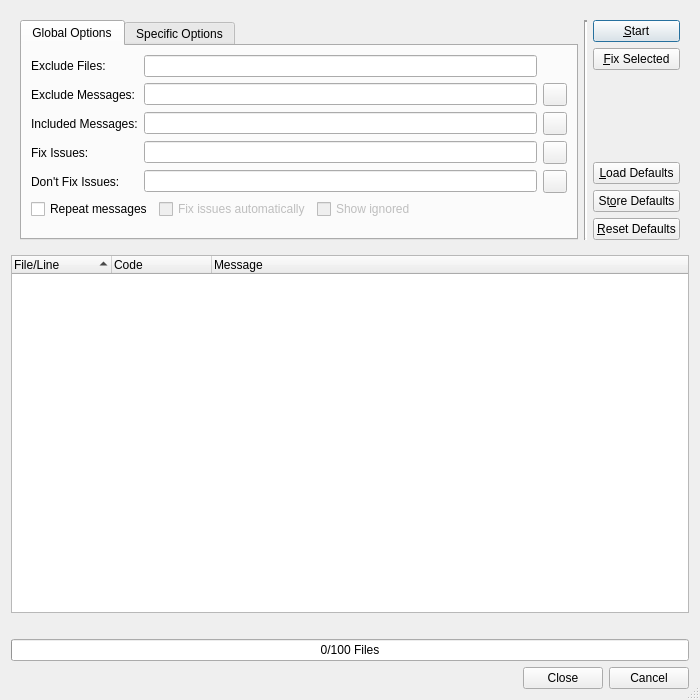
<?xml version="1.0" encoding="UTF-8"?>
<ui version="4.0">
 <class>CodeStyleCheckerDialog</class>
 <widget class="QDialog" name="CodeStyleCheckerDialog">
  <property name="geometry">
   <rect>
    <x>0</x>
    <y>0</y>
    <width>700</width>
    <height>700</height>
   </rect>
  </property>
  <property name="windowTitle">
   <string>Code Style Check Result</string>
  </property>
  <property name="whatsThis">
   <string>&lt;b&gt;Code Style Check Results&lt;/b&gt;
&lt;p&gt;This dialog shows the results of the code style check. Double clicking an
entry will open an editor window and position the cursor at the respective line and position.&lt;/p&gt;</string>
  </property>
  <property name="sizeGripEnabled">
   <bool>true</bool>
  </property>
  <layout class="QVBoxLayout" name="verticalLayout_7">
   <item>
    <widget class="QFrame" name="filterFrame">
     <property name="sizePolicy">
      <sizepolicy hsizetype="Preferred" vsizetype="Preferred">
       <horstretch>0</horstretch>
       <verstretch>4</verstretch>
      </sizepolicy>
     </property>
     <property name="frameShape">
      <enum>QFrame::NoFrame</enum>
     </property>
     <layout class="QHBoxLayout" name="horizontalLayout_2">
      <item>
       <widget class="QTabWidget" name="optionsTabWidget">
        <property name="currentIndex">
         <number>0</number>
        </property>
        <widget class="QWidget" name="tab_1">
         <attribute name="title">
          <string>Global Options</string>
         </attribute>
         <layout class="QGridLayout" name="gridLayout_2">
          <item row="0" column="0">
           <widget class="QLabel" name="label_2">
            <property name="text">
             <string>Exclude Files:</string>
            </property>
           </widget>
          </item>
          <item row="0" column="1">
           <widget class="E5ClearableLineEdit" name="excludeFilesEdit">
            <property name="toolTip">
             <string>Enter filename patterns of files to be excluded separated by a comma</string>
            </property>
           </widget>
          </item>
          <item row="1" column="0">
           <widget class="QLabel" name="label">
            <property name="text">
             <string>Exclude Messages:</string>
            </property>
           </widget>
          </item>
          <item row="1" column="1">
           <widget class="E5ClearableLineEdit" name="excludeMessagesEdit">
            <property name="toolTip">
             <string>Enter message codes or categories to be excluded separated by a comma</string>
            </property>
           </widget>
          </item>
          <item row="1" column="2">
           <widget class="QToolButton" name="excludeMessagesSelectButton">
            <property name="toolTip">
             <string>Press to select the message codes from a list</string>
            </property>
           </widget>
          </item>
          <item row="2" column="0">
           <widget class="QLabel" name="label_3">
            <property name="text">
             <string>Included Messages:</string>
            </property>
           </widget>
          </item>
          <item row="2" column="1">
           <widget class="E5ClearableLineEdit" name="includeMessagesEdit">
            <property name="toolTip">
             <string>Enter message codes or categories to be included separated by a comma</string>
            </property>
           </widget>
          </item>
          <item row="2" column="2">
           <widget class="QToolButton" name="includeMessagesSelectButton">
            <property name="toolTip">
             <string>Press to select the message codes from a list</string>
            </property>
           </widget>
          </item>
          <item row="3" column="0">
           <widget class="QLabel" name="label_4">
            <property name="text">
             <string>Fix Issues:</string>
            </property>
           </widget>
          </item>
          <item row="3" column="1">
           <widget class="E5ClearableLineEdit" name="fixIssuesEdit">
            <property name="toolTip">
             <string>Enter message codes of issues to be fixed automatically (leave empty to fix all)</string>
            </property>
           </widget>
          </item>
          <item row="3" column="2">
           <widget class="QToolButton" name="fixIssuesSelectButton">
            <property name="toolTip">
             <string>Press to select the message codes from a list</string>
            </property>
           </widget>
          </item>
          <item row="4" column="0">
           <widget class="QLabel" name="label_6">
            <property name="text">
             <string>Don't Fix Issues:</string>
            </property>
           </widget>
          </item>
          <item row="4" column="1">
           <widget class="E5ClearableLineEdit" name="noFixIssuesEdit">
            <property name="toolTip">
             <string>Enter message codes of issues not to be fixed automatically</string>
            </property>
           </widget>
          </item>
          <item row="4" column="2">
           <widget class="QToolButton" name="noFixIssuesSelectButton">
            <property name="toolTip">
             <string>Press to select the message codes from a list</string>
            </property>
           </widget>
          </item>
          <item row="5" column="0" colspan="3">
           <layout class="QHBoxLayout" name="horizontalLayout">
            <item>
             <widget class="QCheckBox" name="repeatCheckBox">
              <property name="toolTip">
               <string>Select to repeat each message type</string>
              </property>
              <property name="text">
               <string>Repeat messages</string>
              </property>
             </widget>
            </item>
            <item>
             <widget class="QCheckBox" name="fixIssuesCheckBox">
              <property name="enabled">
               <bool>false</bool>
              </property>
              <property name="toolTip">
               <string>Select to fix some issues</string>
              </property>
              <property name="text">
               <string>Fix issues automatically</string>
              </property>
             </widget>
            </item>
            <item>
             <widget class="QCheckBox" name="ignoredCheckBox">
              <property name="enabled">
               <bool>false</bool>
              </property>
              <property name="toolTip">
               <string>Select to show ignored issues</string>
              </property>
              <property name="text">
               <string>Show ignored</string>
              </property>
             </widget>
            </item>
            <item>
             <spacer name="horizontalSpacer">
              <property name="orientation">
               <enum>Qt::Horizontal</enum>
              </property>
              <property name="sizeHint" stdset="0">
               <size>
                <width>40</width>
                <height>20</height>
               </size>
              </property>
             </spacer>
            </item>
           </layout>
          </item>
          <item row="6" column="0" colspan="2">
           <spacer name="verticalSpacer_2">
            <property name="orientation">
             <enum>Qt::Vertical</enum>
            </property>
            <property name="sizeHint" stdset="0">
             <size>
              <width>20</width>
              <height>68</height>
             </size>
            </property>
           </spacer>
          </item>
         </layout>
        </widget>
        <widget class="QWidget" name="tab_2">
         <attribute name="title">
          <string>Specific Options</string>
         </attribute>
         <layout class="QVBoxLayout" name="verticalLayout_4">
          <property name="leftMargin">
           <number>1</number>
          </property>
          <property name="topMargin">
           <number>1</number>
          </property>
          <property name="rightMargin">
           <number>1</number>
          </property>
          <property name="bottomMargin">
           <number>1</number>
          </property>
          <item>
           <widget class="QScrollArea" name="scrollArea">
            <property name="frameShape">
             <enum>QFrame::NoFrame</enum>
            </property>
            <property name="frameShadow">
             <enum>QFrame::Plain</enum>
            </property>
            <property name="verticalScrollBarPolicy">
             <enum>Qt::ScrollBarAlwaysOn</enum>
            </property>
            <property name="widgetResizable">
             <bool>true</bool>
            </property>
            <widget class="QWidget" name="scrollAreaWidgetContents">
             <property name="geometry">
              <rect>
               <x>0</x>
               <y>0</y>
               <width>543</width>
               <height>887</height>
              </rect>
             </property>
             <layout class="QVBoxLayout" name="verticalLayout_6">
              <item>
               <widget class="QGroupBox" name="groupBox">
                <property name="title">
                 <string>Source Style</string>
                </property>
                <layout class="QVBoxLayout" name="verticalLayout_2">
                 <item>
                  <layout class="QGridLayout" name="gridLayout_5">
                   <item row="0" column="0">
                    <widget class="QLabel" name="label_5">
                     <property name="text">
                      <string>Max. Line Length:</string>
                     </property>
                    </widget>
                   </item>
                   <item row="0" column="1">
                    <widget class="QSpinBox" name="lineLengthSpinBox">
                     <property name="toolTip">
                      <string>Enter the maximum allowed line length (PEP-8: 79 characters)</string>
                     </property>
                     <property name="alignment">
                      <set>Qt::AlignRight|Qt::AlignTrailing|Qt::AlignVCenter</set>
                     </property>
                     <property name="minimum">
                      <number>60</number>
                     </property>
                     <property name="maximum">
                      <number>119</number>
                     </property>
                     <property name="value">
                      <number>79</number>
                     </property>
                    </widget>
                   </item>
                   <item row="1" column="0">
                    <widget class="QLabel" name="label_17">
                     <property name="text">
                      <string>Max. Documentation Line Length:</string>
                     </property>
                    </widget>
                   </item>
                   <item row="1" column="1">
                    <widget class="QSpinBox" name="docLineLengthSpinBox">
                     <property name="toolTip">
                      <string>Enter the maximum allowed line length (PEP-8: 79 characters)</string>
                     </property>
                     <property name="alignment">
                      <set>Qt::AlignRight|Qt::AlignTrailing|Qt::AlignVCenter</set>
                     </property>
                     <property name="minimum">
                      <number>60</number>
                     </property>
                     <property name="maximum">
                      <number>119</number>
                     </property>
                     <property name="value">
                      <number>79</number>
                     </property>
                    </widget>
                   </item>
                   <item row="0" column="2">
                    <spacer name="horizontalSpacer_3">
                     <property name="orientation">
                      <enum>Qt::Horizontal</enum>
                     </property>
                     <property name="sizeHint" stdset="0">
                      <size>
                       <width>40</width>
                       <height>20</height>
                      </size>
                     </property>
                    </spacer>
                   </item>
                  </layout>
                 </item>
                 <item>
                  <widget class="QGroupBox" name="groupBox_8">
                   <property name="title">
                    <string>Blank Lines Before</string>
                   </property>
                   <layout class="QGridLayout" name="gridLayout_3">
                    <item row="0" column="0">
                     <widget class="QLabel" name="label_15">
                      <property name="text">
                       <string>Top Level Classes and Functions:</string>
                      </property>
                     </widget>
                    </item>
                    <item row="0" column="1">
                     <widget class="QSpinBox" name="blankBeforeTopLevelSpinBox">
                      <property name="toolTip">
                       <string>Enter the number of blank lines before top level classes and functions</string>
                      </property>
                      <property name="alignment">
                       <set>Qt::AlignRight|Qt::AlignTrailing|Qt::AlignVCenter</set>
                      </property>
                      <property name="minimum">
                       <number>1</number>
                      </property>
                      <property name="maximum">
                       <number>10</number>
                      </property>
                      <property name="value">
                       <number>2</number>
                      </property>
                     </widget>
                    </item>
                    <item row="0" column="2">
                     <spacer name="horizontalSpacer_6">
                      <property name="orientation">
                       <enum>Qt::Horizontal</enum>
                      </property>
                      <property name="sizeHint" stdset="0">
                       <size>
                        <width>153</width>
                        <height>20</height>
                       </size>
                      </property>
                     </spacer>
                    </item>
                    <item row="1" column="0">
                     <widget class="QLabel" name="label_16">
                      <property name="text">
                       <string>Methods and Nested Classes and Functions:</string>
                      </property>
                     </widget>
                    </item>
                    <item row="1" column="1">
                     <widget class="QSpinBox" name="blankBeforeMethodSpinBox">
                      <property name="toolTip">
                       <string>Enter the number of blank lines before methods and nested classes or functions</string>
                      </property>
                      <property name="alignment">
                       <set>Qt::AlignRight|Qt::AlignTrailing|Qt::AlignVCenter</set>
                      </property>
                      <property name="minimum">
                       <number>1</number>
                      </property>
                      <property name="maximum">
                       <number>10</number>
                      </property>
                      <property name="value">
                       <number>1</number>
                      </property>
                     </widget>
                    </item>
                   </layout>
                  </widget>
                 </item>
                 <item>
                  <widget class="QCheckBox" name="hangClosingCheckBox">
                   <property name="toolTip">
                    <string>Select to allow hanging closing brackets</string>
                   </property>
                   <property name="text">
                    <string>Allow hanging closing brackets</string>
                   </property>
                  </widget>
                 </item>
                </layout>
               </widget>
              </item>
              <item>
               <widget class="QGroupBox" name="groupBox_2">
                <property name="title">
                 <string>Documentation Style</string>
                </property>
                <layout class="QHBoxLayout" name="horizontalLayout_3">
                 <item>
                  <widget class="QLabel" name="label_7">
                   <property name="text">
                    <string>Docstring Type:</string>
                   </property>
                  </widget>
                 </item>
                 <item>
                  <widget class="QComboBox" name="docTypeComboBox">
                   <property name="toolTip">
                    <string>Select the rule set for docstrings</string>
                   </property>
                  </widget>
                 </item>
                 <item>
                  <spacer name="horizontalSpacer_4">
                   <property name="orientation">
                    <enum>Qt::Horizontal</enum>
                   </property>
                   <property name="sizeHint" stdset="0">
                    <size>
                     <width>297</width>
                     <height>20</height>
                    </size>
                   </property>
                  </spacer>
                 </item>
                </layout>
               </widget>
              </item>
              <item>
               <widget class="QGroupBox" name="groupBox_4">
                <property name="title">
                 <string>Coding Line</string>
                </property>
                <layout class="QHBoxLayout" name="horizontalLayout_6">
                 <item>
                  <widget class="QLabel" name="label_9">
                   <property name="text">
                    <string>Valid Encodings:</string>
                   </property>
                  </widget>
                 </item>
                 <item>
                  <widget class="E5ClearableLineEdit" name="encodingsEdit">
                   <property name="toolTip">
                    <string>Enter valid encodings separated by a comma (leave empty to use defaults)</string>
                   </property>
                  </widget>
                 </item>
                </layout>
               </widget>
              </item>
              <item>
               <widget class="QGroupBox" name="groupBox_5">
                <property name="title">
                 <string>Copyright</string>
                </property>
                <layout class="QGridLayout" name="gridLayout">
                 <item row="0" column="0">
                  <widget class="QLabel" name="label_10">
                   <property name="text">
                    <string>Min. File Size:</string>
                   </property>
                  </widget>
                 </item>
                 <item row="0" column="1">
                  <widget class="QSpinBox" name="copyrightFileSizeSpinBox">
                   <property name="toolTip">
                    <string>Enter the minimum size a file must have to be checked (0 for all files)</string>
                   </property>
                   <property name="alignment">
                    <set>Qt::AlignRight|Qt::AlignTrailing|Qt::AlignVCenter</set>
                   </property>
                   <property name="maximum">
                    <number>4096</number>
                   </property>
                  </widget>
                 </item>
                 <item row="0" column="2">
                  <spacer name="horizontalSpacer_2">
                   <property name="orientation">
                    <enum>Qt::Horizontal</enum>
                   </property>
                   <property name="sizeHint" stdset="0">
                    <size>
                     <width>324</width>
                     <height>20</height>
                    </size>
                   </property>
                  </spacer>
                 </item>
                 <item row="1" column="0">
                  <widget class="QLabel" name="label_11">
                   <property name="text">
                    <string>Author:</string>
                   </property>
                  </widget>
                 </item>
                 <item row="1" column="1" colspan="2">
                  <widget class="E5ClearableLineEdit" name="copyrightAuthorEdit">
                   <property name="toolTip">
                    <string>Enter a copyright author name to check for (leave empty to omit this check)</string>
                   </property>
                  </widget>
                 </item>
                </layout>
               </widget>
              </item>
              <item>
               <widget class="QGroupBox" name="groupBox_6">
                <property name="title">
                 <string>Future Imports</string>
                </property>
                <layout class="QHBoxLayout" name="horizontalLayout_7">
                 <item>
                  <widget class="QLabel" name="label_12">
                   <property name="text">
                    <string>Expected Imports:</string>
                   </property>
                   <property name="alignment">
                    <set>Qt::AlignLeading|Qt::AlignLeft|Qt::AlignTop</set>
                   </property>
                  </widget>
                 </item>
                 <item>
                  <widget class="QListWidget" name="futuresList">
                   <property name="alternatingRowColors">
                    <bool>true</bool>
                   </property>
                   <property name="selectionMode">
                    <enum>QAbstractItemView::ExtendedSelection</enum>
                   </property>
                   <property name="sortingEnabled">
                    <bool>true</bool>
                   </property>
                  </widget>
                 </item>
                </layout>
               </widget>
              </item>
              <item>
               <widget class="QGroupBox" name="groupBox_7">
                <property name="title">
                 <string>Ignore Built-ins Assignment</string>
                </property>
                <layout class="QHBoxLayout" name="horizontalLayout_8">
                 <item>
                  <widget class="QTreeWidget" name="builtinsAssignmentList">
                   <property name="alternatingRowColors">
                    <bool>true</bool>
                   </property>
                   <property name="rootIsDecorated">
                    <bool>false</bool>
                   </property>
                   <property name="sortingEnabled">
                    <bool>true</bool>
                   </property>
                   <column>
                    <property name="text">
                     <string>Left</string>
                    </property>
                   </column>
                   <column>
                    <property name="text">
                     <string>Right</string>
                    </property>
                   </column>
                  </widget>
                 </item>
                 <item>
                  <layout class="QVBoxLayout" name="verticalLayout_5">
                   <item alignment="Qt::AlignHCenter">
                    <widget class="QToolButton" name="addBuiltinButton">
                     <property name="toolTip">
                      <string>Press to add a built-in assignment to be ignored</string>
                     </property>
                     <property name="text">
                      <string notr="true">+</string>
                     </property>
                    </widget>
                   </item>
                   <item alignment="Qt::AlignHCenter">
                    <widget class="QToolButton" name="deleteBuiltinButton">
                     <property name="toolTip">
                      <string>Press to delete the selected entries</string>
                     </property>
                     <property name="text">
                      <string notr="true">-</string>
                     </property>
                    </widget>
                   </item>
                   <item>
                    <spacer name="verticalSpacer_3">
                     <property name="orientation">
                      <enum>Qt::Vertical</enum>
                     </property>
                     <property name="sizeHint" stdset="0">
                      <size>
                       <width>20</width>
                       <height>40</height>
                      </size>
                     </property>
                    </spacer>
                   </item>
                  </layout>
                 </item>
                </layout>
               </widget>
              </item>
              <item>
               <widget class="QGroupBox" name="groupBox_9">
                <property name="title">
                 <string>Commented Code</string>
                </property>
                <layout class="QVBoxLayout" name="verticalLayout_3">
                 <item>
                  <widget class="QCheckBox" name="aggressiveCheckBox">
                   <property name="toolTip">
                    <string>Select to search for commented code more aggressively. This may increase the number of false positives.</string>
                   </property>
                   <property name="text">
                    <string>Search aggressively</string>
                   </property>
                  </widget>
                 </item>
                </layout>
               </widget>
              </item>
              <item>
               <widget class="QGroupBox" name="groupBox_3">
                <property name="title">
                 <string>Code Complexity</string>
                </property>
                <layout class="QGridLayout" name="gridLayout_4">
                 <item row="0" column="2" rowspan="2">
                  <spacer name="horizontalSpacer_5">
                   <property name="orientation">
                    <enum>Qt::Horizontal</enum>
                   </property>
                   <property name="sizeHint" stdset="0">
                    <size>
                     <width>313</width>
                     <height>20</height>
                    </size>
                   </property>
                  </spacer>
                 </item>
                 <item row="0" column="0">
                  <widget class="QLabel" name="label_8">
                   <property name="text">
                    <string>Max. McCabe Complexity:</string>
                   </property>
                  </widget>
                 </item>
                 <item row="0" column="1">
                  <widget class="QSpinBox" name="complexitySpinBox">
                   <property name="toolTip">
                    <string>Enter the maximum allowed code complexity (McCabe: 10)</string>
                   </property>
                   <property name="alignment">
                    <set>Qt::AlignRight|Qt::AlignTrailing|Qt::AlignVCenter</set>
                   </property>
                   <property name="maximum">
                    <number>100</number>
                   </property>
                   <property name="value">
                    <number>10</number>
                   </property>
                  </widget>
                 </item>
                 <item row="1" column="0">
                  <widget class="QLabel" name="label_13">
                   <property name="text">
                    <string>Max. Line Complexity:</string>
                   </property>
                  </widget>
                 </item>
                 <item row="1" column="1">
                  <widget class="QSpinBox" name="lineComplexitySpinBox">
                   <property name="toolTip">
                    <string>Enter the maximum complexity (number of nodes) for a line of code</string>
                   </property>
                   <property name="alignment">
                    <set>Qt::AlignRight|Qt::AlignTrailing|Qt::AlignVCenter</set>
                   </property>
                   <property name="maximum">
                    <number>100</number>
                   </property>
                   <property name="value">
                    <number>15</number>
                   </property>
                  </widget>
                 </item>
                 <item row="2" column="0">
                  <widget class="QLabel" name="label_14">
                   <property name="text">
                    <string>Max. Line Complexity Score:</string>
                   </property>
                  </widget>
                 </item>
                 <item row="2" column="1">
                  <widget class="QSpinBox" name="lineComplexityScoreSpinBox">
                   <property name="toolTip">
                    <string>Enter the maximum allowed median for line complexity</string>
                   </property>
                   <property name="alignment">
                    <set>Qt::AlignRight|Qt::AlignTrailing|Qt::AlignVCenter</set>
                   </property>
                   <property name="maximum">
                    <number>100</number>
                   </property>
                   <property name="value">
                    <number>10</number>
                   </property>
                  </widget>
                 </item>
                </layout>
               </widget>
              </item>
              <item>
               <widget class="QGroupBox" name="groupBox_10">
                <property name="title">
                 <string>Type Annotations</string>
                </property>
                <layout class="QGridLayout" name="gridLayout_6">
                 <item row="0" column="0">
                  <widget class="QLabel" name="label_18">
                   <property name="text">
                    <string>Min. Coverage:</string>
                   </property>
                  </widget>
                 </item>
                 <item row="0" column="1">
                  <widget class="QSpinBox" name="minAnnotationsCoverageSpinBox">
                   <property name="toolTip">
                    <string>Enter the minimum percentage of type annotations</string>
                   </property>
                   <property name="specialValueText">
                    <string>off</string>
                   </property>
                   <property name="suffix">
                    <string>%</string>
                   </property>
                   <property name="maximum">
                    <number>100</number>
                   </property>
                  </widget>
                 </item>
                 <item row="0" column="2">
                  <spacer name="horizontalSpacer_7">
                   <property name="orientation">
                    <enum>Qt::Horizontal</enum>
                   </property>
                   <property name="sizeHint" stdset="0">
                    <size>
                     <width>352</width>
                     <height>20</height>
                    </size>
                   </property>
                  </spacer>
                 </item>
                 <item row="1" column="0">
                  <widget class="QLabel" name="label_19">
                   <property name="text">
                    <string>Max. Complexity:</string>
                   </property>
                  </widget>
                 </item>
                 <item row="1" column="1">
                  <widget class="QSpinBox" name="maxAnnotationsComplexitySpinBox">
                   <property name="toolTip">
                    <string>Enter the maximum type annotation complexity</string>
                   </property>
                   <property name="minimum">
                    <number>1</number>
                   </property>
                   <property name="maximum">
                    <number>9</number>
                   </property>
                  </widget>
                 </item>
                </layout>
               </widget>
              </item>
             </layout>
            </widget>
           </widget>
          </item>
         </layout>
        </widget>
       </widget>
      </item>
      <item>
       <widget class="Line" name="line">
        <property name="lineWidth">
         <number>2</number>
        </property>
        <property name="orientation">
         <enum>Qt::Vertical</enum>
        </property>
       </widget>
      </item>
      <item>
       <layout class="QVBoxLayout" name="verticalLayout">
        <item>
         <widget class="QPushButton" name="startButton">
          <property name="toolTip">
           <string>Press to start the code style check run</string>
          </property>
          <property name="text">
           <string>&amp;Start</string>
          </property>
         </widget>
        </item>
        <item>
         <widget class="QPushButton" name="fixButton">
          <property name="toolTip">
           <string>Press to fix the selected issues</string>
          </property>
          <property name="text">
           <string>&amp;Fix Selected</string>
          </property>
         </widget>
        </item>
        <item>
         <spacer name="verticalSpacer">
          <property name="orientation">
           <enum>Qt::Vertical</enum>
          </property>
          <property name="sizeHint" stdset="0">
           <size>
            <width>20</width>
            <height>18</height>
           </size>
          </property>
         </spacer>
        </item>
        <item>
         <widget class="QPushButton" name="loadDefaultButton">
          <property name="toolTip">
           <string>Press to load the default values</string>
          </property>
          <property name="text">
           <string>&amp;Load Defaults</string>
          </property>
         </widget>
        </item>
        <item>
         <widget class="QPushButton" name="storeDefaultButton">
          <property name="toolTip">
           <string>Press to store the current values as defaults</string>
          </property>
          <property name="text">
           <string>St&amp;ore Defaults</string>
          </property>
         </widget>
        </item>
        <item>
         <widget class="QPushButton" name="resetDefaultButton">
          <property name="toolTip">
           <string>Press to reset the default values</string>
          </property>
          <property name="text">
           <string>&amp;Reset Defaults</string>
          </property>
         </widget>
        </item>
       </layout>
      </item>
     </layout>
    </widget>
   </item>
   <item>
    <widget class="QTreeWidget" name="resultList">
     <property name="sizePolicy">
      <sizepolicy hsizetype="Expanding" vsizetype="Expanding">
       <horstretch>0</horstretch>
       <verstretch>6</verstretch>
      </sizepolicy>
     </property>
     <property name="whatsThis">
      <string>&lt;b&gt;Result List&lt;/b&gt;
&lt;p&gt;This list shows the results of the code style check. Double clicking
an entry will open this entry in an editor window and position the cursor at
the respective line and position.&lt;/p&gt;</string>
     </property>
     <property name="alternatingRowColors">
      <bool>true</bool>
     </property>
     <property name="selectionMode">
      <enum>QAbstractItemView::ExtendedSelection</enum>
     </property>
     <property name="sortingEnabled">
      <bool>true</bool>
     </property>
     <column>
      <property name="text">
       <string>File/Line</string>
      </property>
     </column>
     <column>
      <property name="text">
       <string>Code</string>
      </property>
     </column>
     <column>
      <property name="text">
       <string>Message</string>
      </property>
     </column>
    </widget>
   </item>
   <item>
    <widget class="E5SqueezeLabelPath" name="checkProgressLabel">
     <property name="sizePolicy">
      <sizepolicy hsizetype="Expanding" vsizetype="Preferred">
       <horstretch>0</horstretch>
       <verstretch>0</verstretch>
      </sizepolicy>
     </property>
     <property name="text">
      <string/>
     </property>
    </widget>
   </item>
   <item>
    <widget class="QProgressBar" name="checkProgress">
     <property name="toolTip">
      <string>Shows the progress of the code style check</string>
     </property>
     <property name="value">
      <number>0</number>
     </property>
     <property name="orientation">
      <enum>Qt::Horizontal</enum>
     </property>
     <property name="format">
      <string>%v/%m Files</string>
     </property>
    </widget>
   </item>
   <item>
    <widget class="QDialogButtonBox" name="buttonBox">
     <property name="orientation">
      <enum>Qt::Horizontal</enum>
     </property>
     <property name="standardButtons">
      <set>QDialogButtonBox::Cancel|QDialogButtonBox::Close</set>
     </property>
    </widget>
   </item>
  </layout>
 </widget>
 <pixmapfunction>qPixmapFromMimeSource</pixmapfunction>
 <customwidgets>
  <customwidget>
   <class>E5SqueezeLabelPath</class>
   <extends>QLabel</extends>
   <header>E5Gui/E5SqueezeLabels.h</header>
  </customwidget>
  <customwidget>
   <class>E5ClearableLineEdit</class>
   <extends>QLineEdit</extends>
   <header>E5Gui/E5LineEdit.h</header>
  </customwidget>
 </customwidgets>
 <tabstops>
  <tabstop>optionsTabWidget</tabstop>
  <tabstop>excludeFilesEdit</tabstop>
  <tabstop>excludeMessagesEdit</tabstop>
  <tabstop>excludeMessagesSelectButton</tabstop>
  <tabstop>includeMessagesEdit</tabstop>
  <tabstop>includeMessagesSelectButton</tabstop>
  <tabstop>fixIssuesEdit</tabstop>
  <tabstop>fixIssuesSelectButton</tabstop>
  <tabstop>noFixIssuesEdit</tabstop>
  <tabstop>noFixIssuesSelectButton</tabstop>
  <tabstop>repeatCheckBox</tabstop>
  <tabstop>fixIssuesCheckBox</tabstop>
  <tabstop>ignoredCheckBox</tabstop>
  <tabstop>scrollArea</tabstop>
  <tabstop>lineLengthSpinBox</tabstop>
  <tabstop>docLineLengthSpinBox</tabstop>
  <tabstop>blankBeforeTopLevelSpinBox</tabstop>
  <tabstop>blankBeforeMethodSpinBox</tabstop>
  <tabstop>hangClosingCheckBox</tabstop>
  <tabstop>docTypeComboBox</tabstop>
  <tabstop>encodingsEdit</tabstop>
  <tabstop>copyrightFileSizeSpinBox</tabstop>
  <tabstop>copyrightAuthorEdit</tabstop>
  <tabstop>futuresList</tabstop>
  <tabstop>builtinsAssignmentList</tabstop>
  <tabstop>addBuiltinButton</tabstop>
  <tabstop>deleteBuiltinButton</tabstop>
  <tabstop>aggressiveCheckBox</tabstop>
  <tabstop>complexitySpinBox</tabstop>
  <tabstop>lineComplexitySpinBox</tabstop>
  <tabstop>lineComplexityScoreSpinBox</tabstop>
  <tabstop>minAnnotationsCoverageSpinBox</tabstop>
  <tabstop>maxAnnotationsComplexitySpinBox</tabstop>
  <tabstop>startButton</tabstop>
  <tabstop>fixButton</tabstop>
  <tabstop>loadDefaultButton</tabstop>
  <tabstop>storeDefaultButton</tabstop>
  <tabstop>resetDefaultButton</tabstop>
  <tabstop>resultList</tabstop>
 </tabstops>
 <resources/>
 <connections>
  <connection>
   <sender>repeatCheckBox</sender>
   <signal>toggled(bool)</signal>
   <receiver>fixIssuesCheckBox</receiver>
   <slot>setEnabled(bool)</slot>
   <hints>
    <hint type="sourcelabel">
     <x>132</x>
     <y>286</y>
    </hint>
    <hint type="destinationlabel">
     <x>343</x>
     <y>286</y>
    </hint>
   </hints>
  </connection>
  <connection>
   <sender>repeatCheckBox</sender>
   <signal>toggled(bool)</signal>
   <receiver>ignoredCheckBox</receiver>
   <slot>setEnabled(bool)</slot>
   <hints>
    <hint type="sourcelabel">
     <x>138</x>
     <y>269</y>
    </hint>
    <hint type="destinationlabel">
     <x>380</x>
     <y>271</y>
    </hint>
   </hints>
  </connection>
 </connections>
</ui>
